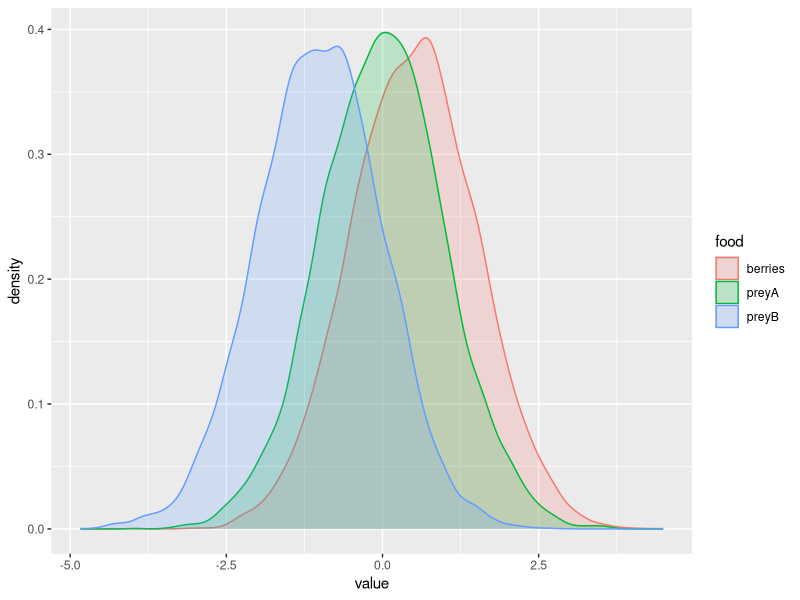

This figure's R source:
library(ggplot2)
library(dplyr)

set.seed(888)

# logit functions
logit <- function(p) {log(p / (1 - p))}
inverse_logit <- function(l) {1 / (1 + exp(-l))}

# ---- Initial Parameters ----
# simulation dimensions
pop_size = 10000 # population size # n
time_points = 5 # time points # k

# population consumption parameters
food_items = c("berries", "preyA", "preyB") # p = 3
n_food = length(food_items)
consume_probs = c(0.75, 0.25, 0.10) # probability that each food is consumed by a random individual
consume_means = c(0.5, 0.0, -1.0) # given that an item is consumed, how much was consumed?
names(consume_means) = names(consume_probs) = food_items # add names to the probs and means

# Variance-covariance of food consumption
# Note, if all food items have variance=1, then the varriance-covariance matrix is equivalent to the correlation matrix.
# Otherwise, additional steps are needed to calculate covariance from correlations.
food_varcov = matrix(data = c(1.0,  0.5,  0.2,
                              0.5,  1.0, -0.7,
                              0.2, -0.7,  1.0), # variance-covariance of food consumption
                     ncol = 3, dimnames = list(food_items, food_items))


# ---- Baseline Population Consumption ----
# Generate random population baseline consumption (Multivariate-normal) from the covariance matrix
pop_consumption = mvtnorm::rmvnorm(n=pop_size, mean=consume_means, sigma=food_varcov)

# Estimates of population statistics (these are highly accurate with large pop size, e.g., 2000)
(diet_mean = apply(X = pop_consumption, MARGIN = 2, FUN = function(x){round(mean(x), 1)})) # mean item consumption
(diet_cor = round(cov(pop_consumption), 1)) # covariance of item consumption
(diet_sd = round(sqrt(diag(diet_cor)), 1)) # sd of item consumption

# Visualize the diet distribution
pop_consumption %>%
  reshape2::melt() %>%
  transmute(ID = Var1, food = Var2, value = value) %>%
  ggplot() +
  geom_density(aes(x = value, fill = food, col = food), alpha = .2)

# ---- Baseline Individual Consumption ----
individual_id = seq_len(pop_size) # numeric ID for each individual

# Individual preferences
# For simplicity, 3 preference groups
strategy_table = data.frame(opportunist = c(1, 1, 1), # equally likely to eat all items
                            avoider = c(0, 1, 1), # complete avoidance of first item
                            specialist = c(.2, .2, 1.2) # reduced consumption of items 1 and 2, increased consumption of item 3
)
strat_n = nrow(strategy_table) # number of distinct strategies
strategy_probs = c(.7, .05, .25) # proportion of the population that belongs to each preference group
stopifnot(sum(strategy_probs) == 1) # ensure rates add up to 1

# randomly sample from the strategy index, based on the specified rates
strat_indx = sample(x = seq_len(strat_n), size = pop_size, replace = TRUE, prob = strategy_probs)
# Create preference table, using corresponding strategies
individual_strategies = as.matrix(strategy_table[strat_indx, ])
dimnames(individual_strategies) <- list(individual_id, food_items) # set names

# create baseline preference matrix for each individual, from consumption probabilities
consumption_base = matrix(replicate(n = pop_size, consume_probs), nrow = pop_size, byrow = TRUE)

# full individual preferences
individual_consumption_probs = individual_strategies * consumption_base


# ---- Calculate binary consumption over time ----
binary_array = array(NA, dim = c(pop_size, time_points, n_food), dimnames = list(NULL, NULL, food_items))
for(j in seq_len(pop_size)) for (i in seq_len(n_food)) {
  multinom_timeseries = rmultinom(n = time_points, size = 1, prob = individual_consumption_probs[j, ])
  binary_array[j, ,i] = multinom_timeseries[i, ]
}

# ---- Autoregression ----
AR_array = array(NA, dim = c(pop_size, time_points, n_food), dimnames = list(NULL, NULL, food_items))

# burn in for AR generation
burn_in = 2000

# AR coefficients for each food item, in the population.
food_ARcoefs = list("berries" = c(0.1, 0.05), "preyA" = 0.1, "preyB" = 0.1)
stopifnot(length(food_ARcoefs) == n_food)

# Generate an AR time series for each food type within each individual
for (i in seq_len(n_food)) for (j in seq_len(pop_size)) {
  AR_timeseries = arima.sim(n = time_points, model = list(ar = food_ARcoefs[[i]]), n.start = burn_in)
  AR_array[j, ,i] = AR_timeseries
}

# ---- Individual Quantitative Effects ----
randef_sd = 1
# generate random effect of each individual for each food that will remain consistent over time.
individual_randef = matrix(rnorm(n = pop_size*n_food, sd = randef_sd), nrow = pop_size,
                           dimnames = list(individual_id, food_items))


# ---- Calculate Quantitative consumption over time ----
consumption_array = array(NA, dim = c(pop_size, time_points, n_food), dimnames = list(NULL, NULL, food_items))
for (i in seq_len(n_food)) {
  base_mat = replicate(time_points, pop_consumption[, i]) # population consumption, repeated for each time point
  randef_mat = replicate(time_points, individual_randef[, i]) # individual effect, repeated for each time point
  food_consumed = base_mat + AR_array[, , i] + randef_mat # regression
  consumption_array[, , i] = food_consumed # add value into array
}
# Remove value, if item not consumed by individual
consumption_array[binary_array == 0] = NA

print(round(consumption_array, 2))

## --- Calculate raw statistics ----
# Average population binary consumption across time
cons_prop_avg = apply(consumption_array, 3, function(x)1 - mean(is.na(x)))

(prop_avg_table = data.frame(true = consume_probs, expected = round(apply(individual_consumption_probs, 2, mean), 2),
                             observed = round(cons_prop_avg, 2)))

# Average population quantitative consumption across time
item_pop_avg = apply(consumption_array, 3, function(x)mean(x, na.rm=TRUE))
(pop_avg_table = data.frame(true = consume_means, observed = round(item_pop_avg, 2)) %>% mutate(diff = observed - true))

# Population varcovariance across time (if possible)
consumption_permute = aperm(consumption_array, c(1, 3, 2)) # rearrange the array
cov_list = list(true = food_varcov) # create a list of covariances
for (t in seq_len(time_points)){
  name = paste0("time", t)
  cov_list[[name]] = round(cor(consumption_permute[, , t], use = "na.or.complete"), 2) # add to covariance list
}
cov_list
